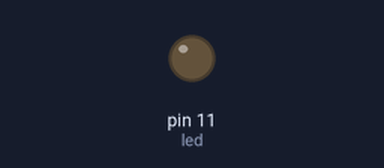
This sketch was run on a simulated Arduino Uno, built with avr-gcc and run on an emulated ATmega328P. Shown: output pins drawn as LEDs (lit = HIGH).

Above: at 0.05 s.
At 8.7 s:
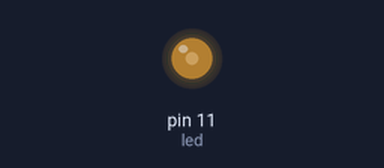
Timing chart, 0 to 11.3 s (numbered marks = the images above):
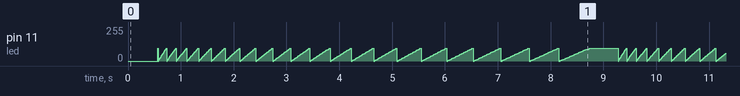

Measured:
- by itself, pin 11 (led): moves between 0/255 and 95/255, repeating every 8.7 s

The sketch:

blinktest.ino
```cpp
int led = 11;

void setup() {
  // put your setup code here, to run once:
  pinMode(led, OUTPUT);
}

void loop() {
  // put your main code here, to run repeatedly:
  //digitalWrite(led, HIGH);   // turn the LED on (HIGH is the voltage level)

  for (int y = 0; y<30; y=y+1){

  for (int i = 0; i<100; i=i+5){
  delay(y);
  analogWrite(led, i);    // turn the LED off by making the voltage LOW
  }
  }
}
```
